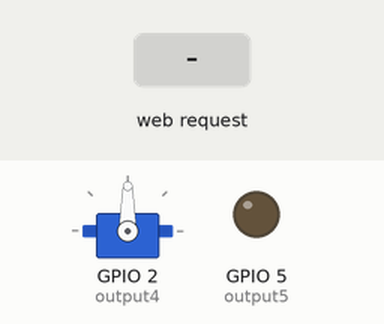
Simulated run of this sketch. Board: ESP8266 (NodeMCU). On the bench: servo, output pins drawn as LEDs (lit = HIGH). The test bench sets the inputs (shaded band). WiFi joins after 1.5 s; servers stay silent unless stated; pins used as bus, display or sensor lines are not drawn; what the sketch prints to the serial monitor is not drawn.

Above: at 4.7 s.
4.8 s: HTTP request GET /5/on received
At 6.5 s:
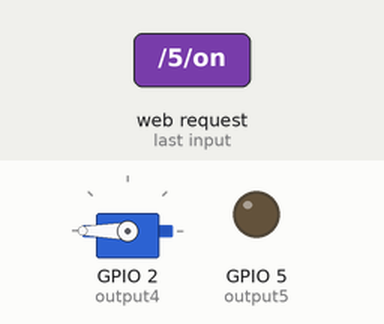
7.2 s: HTTP request GET /5/off received
At 7.36 s:
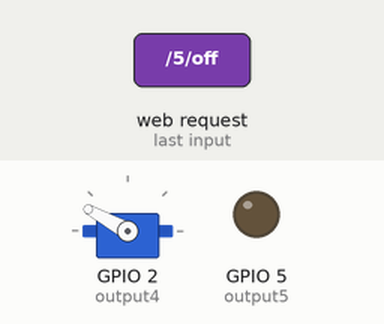
At 8.6 s:
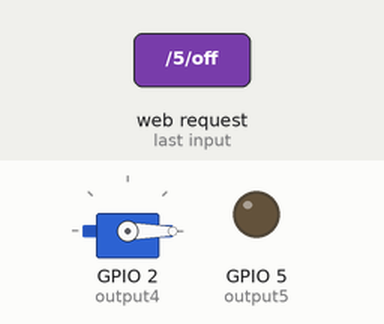
Timing chart, 0 to 10.2 s (numbered marks = the images above; inputs shaded):
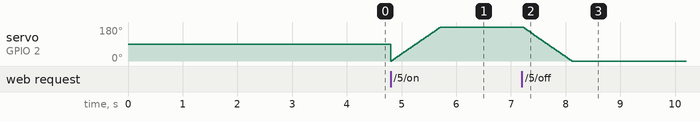

Measured:
- after the input at 7.2 s, servo on GPIO 2 (output4): moves from 180° to 0° over 0.90 s, starting at once

The sketch:

control_using_wifi.ino
```cpp
/*********
  Rui Santos
  Complete project details at https://randomnerdtutorials.com
*********/

// Load Wi-Fi library
#include <ESP8266WiFi.h>
//Static IP address configuration
IPAddress ip(192, 168, 43, 10); //ESP static ip
IPAddress gateway(192, 168, 43, 1);   //IP Address of your WiFi Router (Gateway)
IPAddress subnet(255, 255, 255, 0);  //Subnet mask
IPAddress dns(8, 8, 8, 8);  //DNS


//make servo
#include <Servo.h>
Servo servo;
 int pos;

// Replace with your network credentials
const char* ssid     = "illyas";
const char* password = "polinema";

// Set web server port number to 80
WiFiServer server(80);

// Variable to store the HTTP request
String header;

// Auxiliar variables to store the current output state
String output5State = "off";
String output4State = "off";

// Assign output variables to GPIO pins
const int output5 = 5;
const int output4 = 2;

// Current time
unsigned long currentTime = millis();
// Previous time
unsigned long previousTime = 0;
// Define timeout time in milliseconds (example: 2000ms = 2s)
const long timeoutTime = 2000;

void setup() {
  Serial.begin(115200);
  // Initialize the output variables as outputs
  pinMode(output5, OUTPUT);
  pinMode(output4, OUTPUT);
  // Set outputs to LOW
  digitalWrite(output5, LOW);
  digitalWrite(output4, LOW);

  //make servo setup
  servo.attach(2); //D4
  //servo.write(60);
  delay(2000);

  // Connect to Wi-Fi network with SSID and password
  Serial.println();
  Serial.println();
  Serial.print("Connecting to ");
  Serial.println(ssid);

  WiFi.config(ip, gateway, subnet);
  WiFi.begin(ssid, password);

  while (WiFi.status() != WL_CONNECTED) {
    delay(500);
    Serial.print(".");
  }
  Serial.println("");
  Serial.println("WiFi connected");
  Serial.println("WiFi connected.");
  Serial.println("IP address: ");

  Serial.println(WiFi.localIP());

  server.begin();
}

void loop(){
  WiFiClient client = server.available();   // Listen for incoming clients

  if (client) {                             // If a new client connects,
    Serial.println("New Client.");          // print a message out in the serial port
    String currentLine = "";                // make a String to hold incoming data from the client
    currentTime = millis();
    previousTime = currentTime;
    while (client.connected() && currentTime - previousTime <= timeoutTime) { // loop while the client's connected
      currentTime = millis();
      if (client.available()) {             // if there's bytes to read from the client,
        char c = client.read();             // read a byte, then
        Serial.write(c);                    // print it out the serial monitor
        header += c;
        if (c == '\n') {                    // if the byte is a newline character
          // if the current line is blank, you got two newline characters in a row.
          // that's the end of the client HTTP request, so send a response:
          if (currentLine.length() == 0) {
            // HTTP headers always start with a response code (e.g. HTTP/1.1 200 OK)
            // and a content-type so the client knows what's coming, then a blank line:
            client.println("HTTP/1.1 200 OK");
            client.println("Content-type:text/html");
            client.println("Connection: close");
            client.println();

            // turns the GPIOs on and off
            if (header.indexOf("GET /5/on") >= 0) {
              Serial.println("GPIO 5 on");
              output5State = "on";
              digitalWrite(output4, HIGH);
 //             servo.write(60);
       for (pos = 0; pos <= 180; pos += 1) { // goes from 0 degrees to 180 degrees
    // in steps of 1 degree
    servo.write(pos);              // tell servo to go to position in variable 'pos'
    delay(5);                       // waits 15ms for the servo to reach the position
  }


            } else if (header.indexOf("GET /5/off") >= 0) {
              Serial.println("GPIO 5 off");
              output5State = "off";
              digitalWrite(output4, LOW);
   //           servo.write(0);
     for (pos = 180; pos >= 0; pos -= 1) { // goes from 180 degrees to 0 degrees
    servo.write(pos);              // tell servo to go to position in variable 'pos'
    delay(5);                       // waits 15ms for the servo to reach the position
  }


            } else if (header.indexOf("GET /4/on") >= 0) {
              Serial.println("GPIO 4 on");
              output4State = "on";
              digitalWrite(output4, HIGH);
            } else if (header.indexOf("GET /4/off") >= 0) {
              Serial.println("GPIO 4 off");
              output4State = "off";
              digitalWrite(output4, LOW);
            }

            // Display the HTML web page
            client.println("<!DOCTYPE html><html>");
            client.println("<head><meta name=\"viewport\" content=\"width=device-width, initial-scale=1\">");
            client.println("<link rel=\"icon\" href=\"data:,\">");
            // CSS to style the on/off buttons
            // Feel free to change the background-color and font-size attributes to fit your preferences
            client.println("<style>html { font-family: Helvetica; display: inline-block; margin: -19px -10px; text-align: center;}") ;//-10px auto nilai asli margin
            client.println(".button { background-color: #195B6A; border: none; color: white; padding: 350px 150px;");
           // client.println(".button { background-color: #195B6A; border: none; color: white; padding: 16px 40px;");
            client.println("text-decoration: none; font-size: 30px; margin: 2px; cursor: pointer;}");
            client.println(".button2 {background-color: #77878A;}</style></head>");

            // Web Page Heading
       //     client.println("<body><h1>GRIPPER</h1>");

            // Display current state, and ON/OFF buttons for GPIO 5
     //       client.println("<p>GPIO 5 - State " + output5State + "</p>");
            // If the output5State is off, it displays the ON button
            if (output5State=="off") {
              client.println("<p><a href=\"/5/on\"><button class=\"button\">PICK</button></a></p>");
            } else {
              client.println("<p><a href=\"/5/off\"><button class=\"button button2\">DROP</button></a></p>");
            }

            /* Display current state, and ON/OFF buttons for GPIO 4
            client.println("<p>GPIO 4 - State " + output4State + "</p>");
            // If the output4State is off, it displays the ON button
            if (output4State=="off") {
              client.println("<p><a href=\"/4/on\"><button class=\"button\">ON</button></a></p>");
            } else {
              client.println("<p><a href=\"/4/off\"><button class=\"button button2\">OFF</button></a></p>");
            }*/
            client.println("</body></html>");

            // The HTTP response ends with another blank line
            client.println();
            // Break out of the while loop
            break;
          } else { // if you got a newline, then clear currentLine
            currentLine = "";
          }
        } else if (c != '\r') {  // if you got anything else but a carriage return character,
          currentLine += c;      // add it to the end of the currentLine
        }
      }
    }
    // Clear the header variable
    header = "";
    // Close the connection
    client.stop();
    Serial.println("Client disconnected.");
    Serial.println("");
  }
}
```
